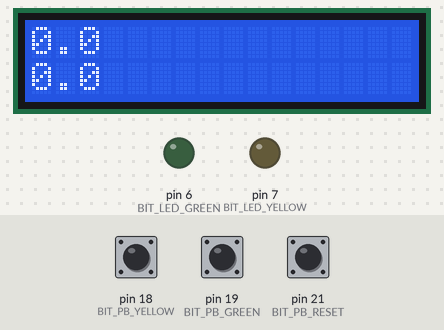
A sketch run on a simulated Arduino Mega 2560, built with avr-gcc and run on an emulated ATmega2560. On the bench: 16×2 character LCD, output pins drawn as LEDs (lit = HIGH). The test bench sets the inputs (shaded band); at power-on: pin 19 (BIT_PB_GREEN) HIGH, pin 18 (BIT_PB_YELLOW) HIGH, pin 21 (BIT_PB_RESET) HIGH.

Above: at 1.2 s.
1.3 s: pin 19 (BIT_PB_GREEN) pulled LOW for 0.15 s
At 1.38 s:
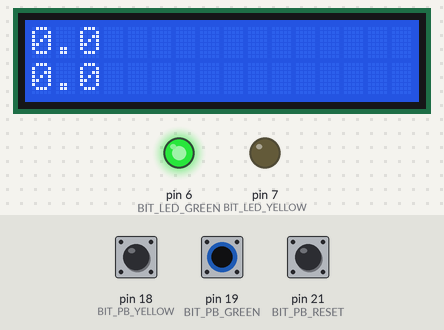
2.0 s: pin 18 (BIT_PB_YELLOW) pulled LOW for 0.15 s
At 2.08 s:
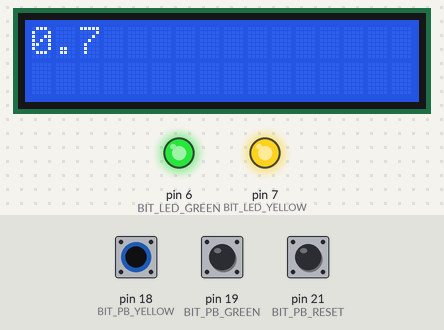
2.7 s: pin 19 (BIT_PB_GREEN) pulled LOW for 1 s
At 3.1 s:
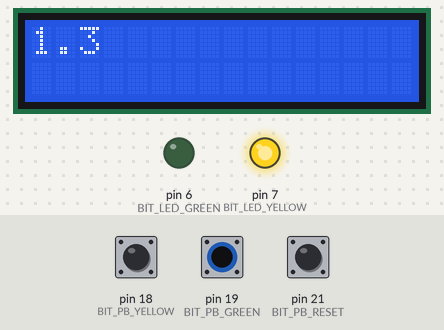
5.2 s: pin 18 (BIT_PB_YELLOW) pulled LOW for 1 s
At 6.3 s:
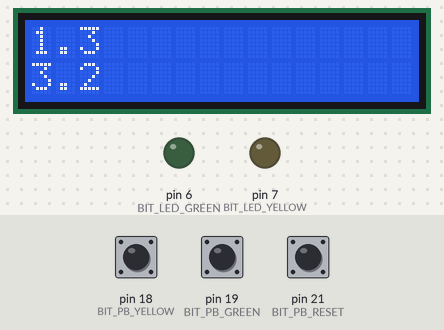
7.7 s: pin 18 (BIT_PB_YELLOW) pulled LOW for 3.2 s
At 8.3 s:
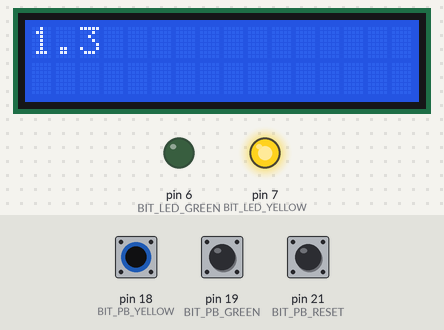
12.4 s: pin 21 (BIT_PB_RESET) pulled LOW for 0.15 s
At 13.0 s:
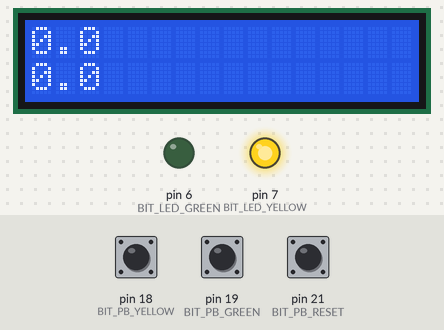
Timing chart, 0 to 15.0 s (numbered marks = the images above; inputs shaded):
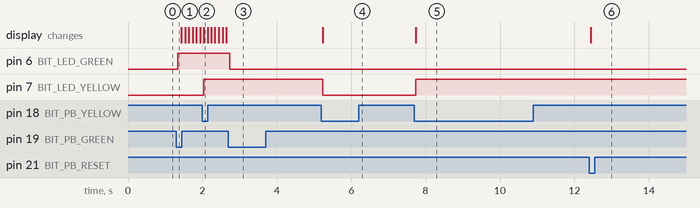

Measured:
- after the input at 1.3 s, pin 6 (BIT_LED_GREEN): LOW → HIGH at once
- after the input at 2.0 s, pin 7 (BIT_LED_YELLOW): LOW → HIGH at once
- after the input at 2.7 s, pin 6 (BIT_LED_GREEN): HIGH → LOW at once
- after the input at 5.2 s, pin 7 (BIT_LED_YELLOW): HIGH → LOW at once; the display: changes at once (image 4)
- after the input at 7.7 s, pin 7 (BIT_LED_YELLOW): LOW → HIGH at once; the display: changes at once (image 5)
- after the input at 12.4 s, the display: changes at once (image 6)

The sketch:

Timers.ino
```cpp
#include <LiquidCrystal.h>

#define DEBOUNCE_MS 30
volatile  uint16_t delayCounter = 0;

// Green timer to have interrupts every 0.001 seconds via Timer 2
// Set TIMSK2 to have OCIE2A high - enables timer 2 int
// Prescaler options:
// 1 --> 0.001 / 1/16000000 --> 16000 ticks for 0.001 seconds
// 8 --> 0.001 / (8/16000000) --> 2000 ticks
// 32 --> 0.001 / (32/16000000) --> 500 ticks
// 64 --> 250 ticks to 0.001 seconds (less than 255)--> use this one
// 128 --> 125
// 256 --> 62.5
// 1024 -->
#define TIMER_2_START 0
#define TIMER_2_END 250

// Yellow timer 0.1 seconds Timer 1
// Timer 1 is 16 bits
// Use prescaler of 64 -> 0.1 / (64/16000000) --> 25000 ticks for 0.1 seconds
#define TIMER_1_START 0
#define TIMER_1_END 25000

// uno
/*
#define REG_DDR_PB_GREEN DDRD
#define REG_PORT_PB_GREEN PORTD
#define REG_PIN_PB_GREEN PIND
#define BIT_PB_GREEN 2

#define REG_DDR_PB_YELLOW DDRD
#define REG_PORT_PB_YELLOW PORTD
#define REG_PIN_PB_YELLOW PIND
#define BIT_PB_YELLOW 3

#define REG_DDR_PB_RESET DDRD
#define REG_PORT_PB_RESET PORTD
#define REG_PIN_PB_RESET PIND
#define BIT_PB_RESET 4

#define REG_DDR_LED_GREEN DDRD
#define REG_PORT_LED_GREEN PORTD
#define REG_PIN_LED_GREEN PIND
#define BIT_LED_GREEN 6

#define REG_DDR_LED_YELLOW DDRD
#define REG_PORT_LED_YELLOW PORTD
#define REG_PIN_LED_YELLOW PIND
#define BIT_LED_YELLOW 7
*/

// Mega 2560
#define REG_DDR_PB_GREEN DDRD
#define REG_PORT_PB_GREEN PORTD
#define REG_PIN_PB_GREEN PIND
#define BIT_PB_GREEN 2

#define REG_DDR_PB_YELLOW DDRD
#define REG_PORT_PB_YELLOW PORTD
#define REG_PIN_PB_YELLOW PIND
#define BIT_PB_YELLOW 3

#define REG_DDR_PB_RESET DDRD
#define REG_PORT_PB_RESET PORTD
#define REG_PIN_PB_RESET PIND
#define BIT_PB_RESET 0

#define REG_DDR_LED_GREEN DDRH
#define REG_PORT_LED_GREEN PORTH
#define REG_PIN_LED_GREEN PINH
#define BIT_LED_GREEN 3

#define REG_DDR_LED_YELLOW DDRH
#define REG_PORT_LED_YELLOW PORTH
#define REG_PIN_LED_YELLOW PINH
#define BIT_LED_YELLOW 4

// Main event flags
volatile uint8_t mainEventFlags = 0;
#define PB_GREEN_FLAG 0x01
#define PB_YELLOW_FLAG 0x02
#define PB_RESET_FLAG 0x04


// initialize the library with the numbers of the interface pins
LiquidCrystal lcd(13, 12, 11, 10, 9, 8);

// Use Timer 2 (green timer) with 0.001 interrupts
bool isGreenTimerRunning = false;
volatile uint16_t greenCounterMilliSec = 0;

// Use Timer 1 (yellow timer) with 0.1 interrupt
bool isYellowTimerRunning = false;
volatile uint16_t yellowCounterTenthSec = 0;

void setup() {
  // set up the LCD's number of columns and rows:
  lcd.begin(16, 2);

  // inputs and outputs
  REG_DDR_PB_GREEN &= ~_BV(BIT_PB_GREEN); // input
  REG_PORT_PB_GREEN |= _BV(BIT_PB_GREEN); // pullup resistor

  REG_DDR_PB_YELLOW &= ~_BV(BIT_PB_YELLOW);
  REG_PORT_PB_YELLOW |= _BV(BIT_PB_YELLOW);

  REG_DDR_PB_RESET &= ~_BV(BIT_PB_RESET);
  REG_PORT_PB_RESET |= _BV(BIT_PB_RESET);

  REG_DDR_PB_RESET &= ~_BV(BIT_PB_RESET);
  REG_PORT_PB_RESET |= _BV(BIT_PB_RESET);

  REG_DDR_LED_GREEN |= _BV(BIT_LED_GREEN); // output
  REG_DDR_LED_YELLOW |= _BV(BIT_LED_YELLOW);

  // setup the interrupts
  /* Uno
  EIMSK |= _BV(INT0); // green pushbutton interrupt
  EICRA |= _BV(ISC01); // FALLING edge setup
  EICRA &= ~_BV(ISC00);

  EIMSK |= _BV(INT1); // yellow pushbutton interrupt
  EICRA |= _BV(ISC11); // FALLING edge setup
  EICRA &= ~_BV(ISC10);
  */

  // Mega
  EIMSK |= _BV(INT2); // green pb
  EICRA |= _BV(ISC21);
  EICRA &= ~_BV(ISC20);

  EIMSK |= _BV(INT3); // yellow pb
  EICRA |= _BV(ISC31);
  EICRA &= ~_BV(ISC30);

  EIMSK |= _BV(INT0); // reset pb
  EICRA |= _BV(ISC01);
  EICRA &= ~_BV(ISC00);

  // Timer 2 interrupt setup
  TIMSK2 |= _BV(OCIE2A);
  TCCR2A = 0; // Clear things that Arduino did
  // Prescaler of 64 -> 250 ticks to 0.001 seconds
  TCCR2B |= _BV(CS22);
  TCCR2B &= ~_BV(CS21);
  TCCR2B &= ~_BV(CS20);
  TCNT2 = TIMER_2_START;
  OCR2A = TIMER_2_END;

  // Timer 1 setup
  TIMSK1 |= _BV(OCIE1A);
  TCCR1A = 0;
  TCCR1B &= ~_BV(CS12);
  TCCR1B |= _BV(CS11);
  TCCR1B |= _BV(CS10);
  TCNT1 = TIMER_1_START;
  OCR1A = TIMER_1_END;

  sei(); // turn on interrupts
}

void loop() {

  // handle green button press
  if ( mainEventFlags & PB_GREEN_FLAG) {
    // delay(30); // debounce
    blockingDelay(DEBOUNCE_MS);

    if ( bit_is_clear(REG_PIN_PB_GREEN, BIT_PB_GREEN)) {

      // Toggle timer
      isGreenTimerRunning = !isGreenTimerRunning;
      REG_PORT_LED_GREEN ^= _BV(BIT_LED_GREEN);

    }

    mainEventFlags &= ~PB_GREEN_FLAG;

  }

  // handle yellow button press
  if ( mainEventFlags & PB_YELLOW_FLAG) {
    // delay(30); // debounce
    blockingDelay(DEBOUNCE_MS);

    if ( bit_is_clear(REG_PIN_PB_YELLOW, BIT_PB_YELLOW)) {

      // Toggle timer
      isYellowTimerRunning = !isYellowTimerRunning;
      REG_PORT_LED_YELLOW ^= _BV(BIT_LED_YELLOW);
    }

    mainEventFlags &= ~PB_YELLOW_FLAG;

  }

  // handle reset button press
  if ( mainEventFlags & PB_RESET_FLAG) {
    //delay(30); // debounce
    blockingDelay(DEBOUNCE_MS);

    if ( bit_is_clear(REG_PIN_PB_RESET, BIT_PB_RESET)) {
        isGreenTimerRunning = false;
        greenCounterMilliSec = 0;

        isYellowTimerRunning = false;
        yellowCounterTenthSec = 0;
    }

    mainEventFlags &= ~PB_RESET_FLAG;

  }

  updateLcd();
}

void blockingDelay(uint16_t delay_ms) {
  delayCounter = delay_ms;
  while (delayCounter > 0) {
    // do nothing
  }
}

void updateLcd() {
  lcd.setCursor(0,0);
  uint8_t greenSeconds = greenCounterMilliSec/1000;
  uint8_t greenTenthSec = (greenCounterMilliSec / 100) % 10;
  lcd.print(greenSeconds);
  lcd.print(".");
  lcd.print(greenTenthSec);
  lcd.print("    ");

  lcd.setCursor(0,1);

  if (isYellowTimerRunning) {
    lcd.print("           ");
  } else {
    uint8_t yellowSeconds = yellowCounterTenthSec/10;
    uint8_t yellowTenthSec = yellowCounterTenthSec%10;
    lcd.print(yellowSeconds);
    lcd.print(".");
    lcd.print(yellowTenthSec);
    lcd.print("   ");
  }
}

// macro interrupt functions
/* Uno
ISR(INT0_vect) {
  mainEventFlags |= PB_GREEN_FLAG;
}

ISR(INT1_vect) {
  mainEventFlags |= PB_YELLOW_FLAG;
}
*/

// Mega
ISR(INT2_vect) {
  mainEventFlags |= PB_GREEN_FLAG;
}

ISR(INT3_vect) {
  mainEventFlags |= PB_YELLOW_FLAG;
}

ISR(INT0_vect) {
  mainEventFlags |= PB_RESET_FLAG;
}

// Timer Interrupts
ISR(TIMER2_COMPA_vect) {
  TCNT2 = TIMER_2_START;
  if (isGreenTimerRunning) {
    greenCounterMilliSec++;
  }

  if (delayCounter > 0) {
    delayCounter--;
  }
}

ISR(TIMER1_COMPA_vect) {
  TCNT1 = TIMER_1_START;
  if (isYellowTimerRunning) {
    yellowCounterTenthSec++;
  }
}
 
```
